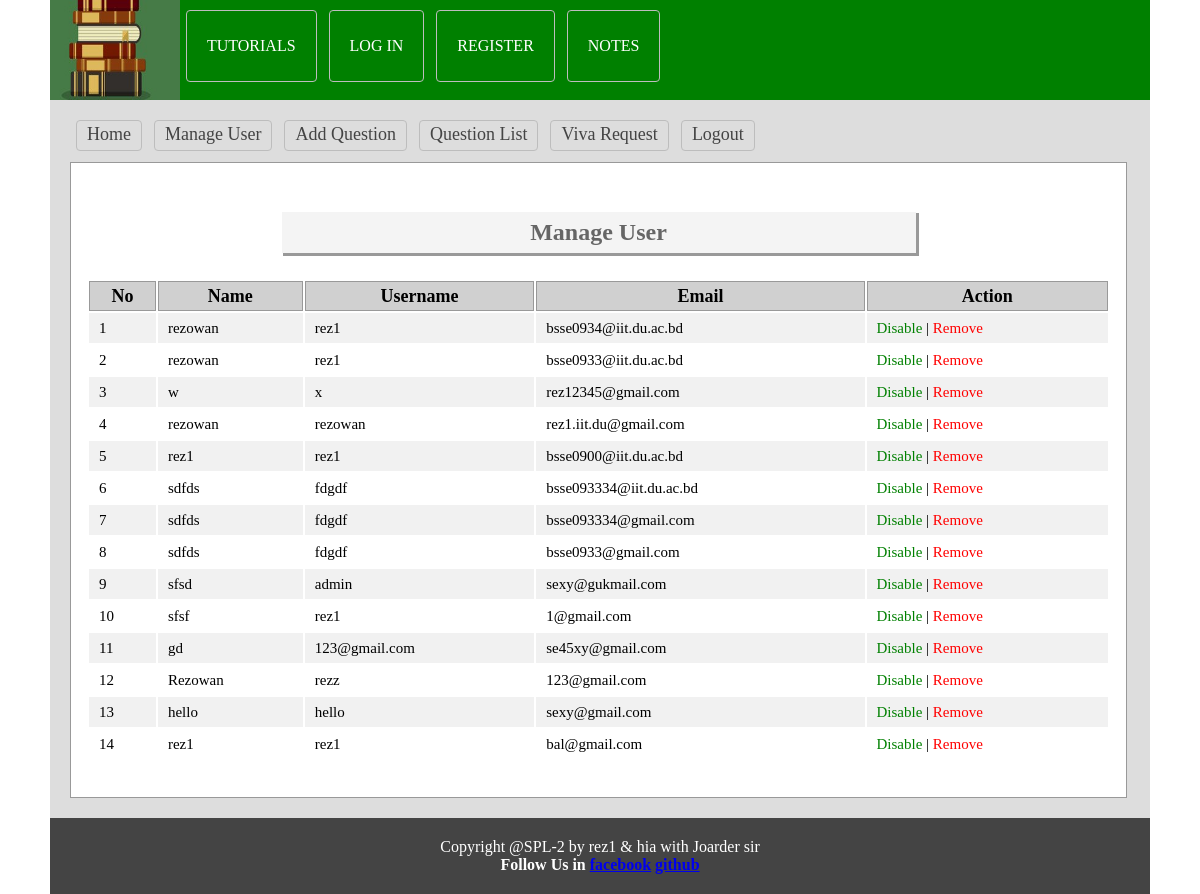
The page /teacher/users.php (signed in) on the database its author committed.
### tables this page shows
CREATE TABLE `tbl_user` (
  `userid` int(11) NOT NULL,
  `name` varchar(50) NOT NULL,
  `username` varchar(30) NOT NULL,
  `password` varchar(32) NOT NULL,
  `email` varchar(255) NOT NULL,
  `status` int(11) NOT NULL
);

### lib/Database.php (called while the page is built, shortened)
<?php
Class Database{
	public $host   = DB_HOST;
	public $user   = DB_USER;
	public $pass   = DB_PASS;
	public $dbname = DB_NAME;
	public $link;
	private function connectDB(){
	$this->link = new mysqli($this->host, $this->user, $this->pass, $this->dbname);
 }
	public function select($query){
		$result = $this->link->query($query) or die($this->link->error.__LINE__);
		if($result->num_rows > 0){
			return $result;
		} else {
			return false;
		}
	}
}

### classes/User.php (called while the page is built, shortened)
<?php
$filepath = realpath(dirname(__FILE__));
include_once ($filepath.'/../lib/Database.php');
class User{
    private $db;
    public function __construct(){
        $this->db = new Database();
    }
    public function getAllUser(){
        $query = "SELECT * FROM tbl_user ORDER BY userId DESC";
        $result = $this->db->select($query);
        return $result;
    }
    }
?>

### teacher/users.php (the view, shortened to what this page needs)
<?php
$filepath = realpath(dirname(__FILE__));
include_once ($filepath.'/inc/header.php');
include_once ($filepath.'/../classes/User.php');
$usr = new User();
?>
    <div class="main">
      <h1 style="text-align: center; font-size: 24px">Manage User</h1>
        <div class="manageuser">
           <table class="tblone">
               <tr>
                 <th>No</th>
                 <th>Name</th>
                 <th>Username</th>
                 <th>Email</th>
                 <th>Action</th>
               </tr>
              <?php
                 $userData = $usr->getAllUser();
                 if($userData){
                     $i = 0;
                   while($result = $userData->fetch_assoc()){
                     $i++;
              ?>
               <tr>
                 <td>
                     <?php
                     if($result['status']=='1'){
                         echo "<span class='error'>".$i."</span>";
                     }else{
                         echo $i;
                     }
                     ?>
                 </td>
                 <td>
                     <?php
                     if($result['status']=='1'){
                         echo "<span class='error'>".$result['name']."</span>";
                     }else{
                         echo $result['name'];
                     }
                     ?>
                 </td>
                 <td><?php echo $result['username']; ?></td>
                 <td><?php echo $result['email']; ?></td>
                 <td >
                     <?php
                        if($result['status']=='0'){ ?>
                            <a style="color: green; text-decoration: none" onclick="return confirm('Are You Sure to Disable?')" href="?dis=<?php echo $result['userId']; ?>">Disable</a>
                     <?php } else{ ?>
                            <a style="color: blue; text-decoration: none" onclick="return confirm('Are You Sure to Enable?')" href="?ena=<?php echo $result['userId']; ?>">Enable</a>
                     <?php } ?>
                     | <a style="color: red; text-decoration: none" onclick="return confirm('Are You Sure to Remove?')" href="?del=<?php echo $result['userId']; ?>">Remove</a>
                 </td>
               </tr>
               <?php } } ?>
           </table>
       </div>
  </div>
<?php include 'inc/footer.php'; ?>

### teacher/css/admin.css (style rules this page uses)
* { margin:0;padding:0;outline:none }
body { font-family:verdana }
.tblone { width:100%;border:1px solid #fff;margin:20px 0 }
.tblone td { font-size: 15px; padding: 5px 10px; }
table.tblone th { background-color: #d0d0d0; border: 1px solid #999; }
table.tblone tr:nth-child(2n+1) { background:#fff;height:30px; }
table.tblone tr:nth-child(2n) { background:#f1f1f1;height:30px; }
.tblone td a { color:#3399FF; }
.main { background: #fff none repeat scroll 0 0; border: 1px solid #999; margin-top: 7px; min-height: 468px; padding: 15px; width: 1025px; }
.main h1 { background: #f4f4f4 none repeat scroll 0 0; box-shadow: 2px 2px 0 1px #999; color: #666; margin: 34px auto 25px; padding: 7px; text-align: center; width: 620px; }

### rows shown on the page
tbl_user: name "rezowan", username "rez1", email "bsse0934@iit.du.ac.bd"
tbl_user: name "rezowan", username "rez1", email "bsse0933@iit.du.ac.bd"
tbl_user: name "w", username "x", email "rez12345@gmail.com"
tbl_user: name "rezowan", username "rezowan", email "rez1.iit.du@gmail.com"
tbl_user: name "rez1", username "rez1", email "bsse0900@iit.du.ac.bd"
tbl_user: name "sdfds", username "fdgdf", email "bsse093334@iit.du.ac.bd"
tbl_user: name "sdfds", username "fdgdf", email "bsse093334@gmail.com"
tbl_user: name "sdfds", username "fdgdf", email "bsse0933@gmail.com"
tbl_user: name "sfsd", username "admin", email "sexy@gukmail.com"
tbl_user: name "sfsf", username "rez1", email "1@gmail.com"
tbl_user: name "gd", username "123@gmail.com", email "se45xy@gmail.com"
tbl_user: name "Rezowan", username "rezz", email "123@gmail.com"
tbl_user: name "hello", username "hello", email "sexy@gmail.com"
tbl_user: name "rez1", username "rez1", email "bal@gmail.com"
